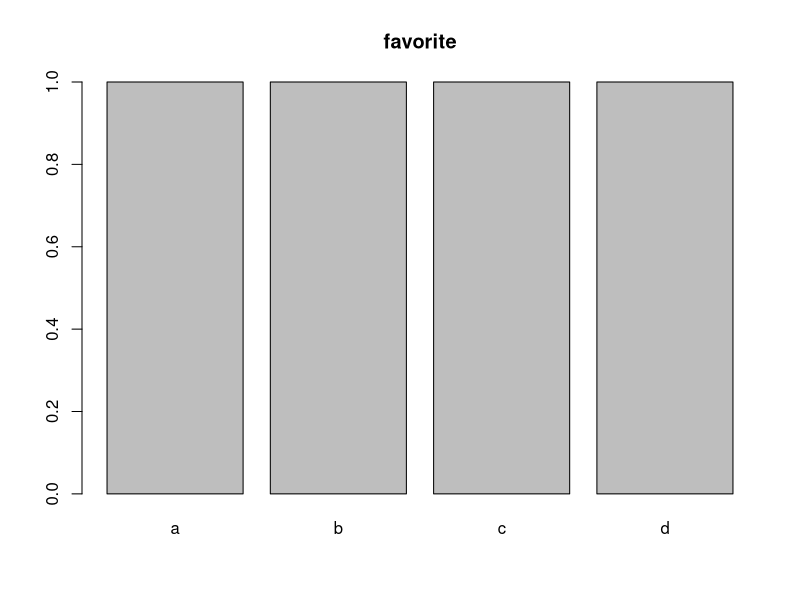
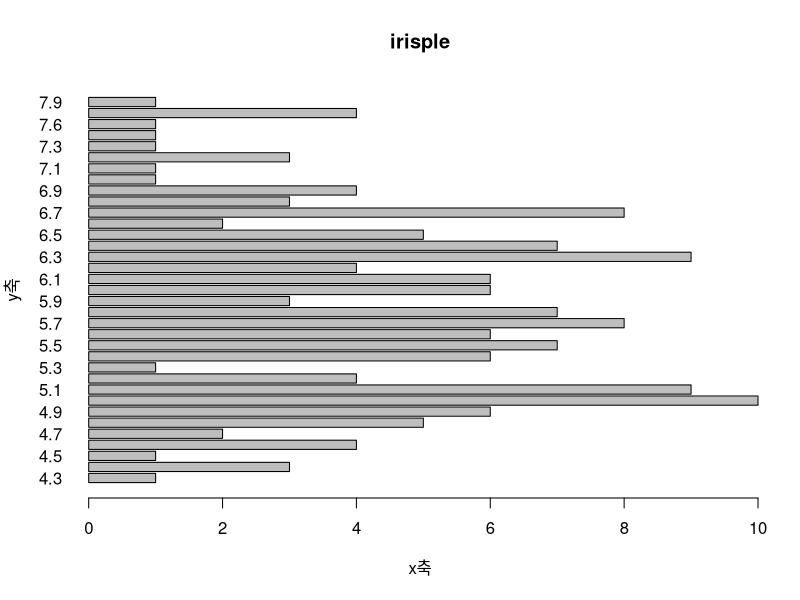
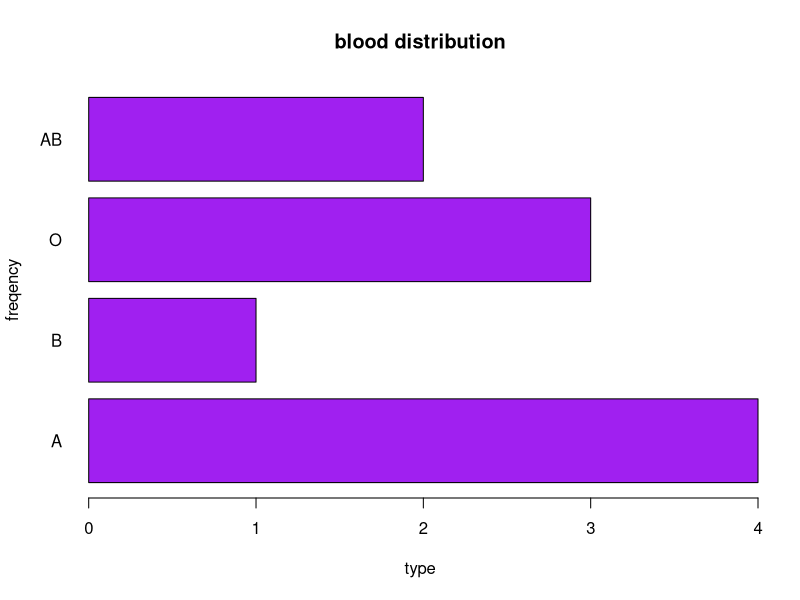

The R source for these figures, in order: (Note: this script raises an error after producing the figures.)
favorite = c('1','2','4','5')

table(favorite)


ds = table(favorite)
ds
barplot(ds, main='favorite', names=c('a','b','c','d'))

irsple = table(iris$Sepal.Length)
barplot(irsple, main='irisple', xlab='x축', ylab='y축', horiz = TRUE, las=1)


blood = c('a','b','b','ab','o','a','o','a','b','a')
ds = table(blood)
barplot(ds, main='blood distribution', xlab='type', ylab='freqency',col='purple', horiz = TRUE, names = c('A','B','O','AB'), las=1)

ds = rbind(age.A,age.B,age.C)
colnames(ds) = c('1970','1990','2010','2030','2050')
ds


barplot(ds, main='인구추정', beside = TRUE, legend.text=c('0~14세','15~64세','65세 이상'), args.legend = list(x='topright',bty='n',inset=c(-0.25, 0)))

par(mfrow=c(1,1), mar=c(5,5,5,7))

par(mfrow=c(1,1), mar=c(5,4,4,2)+0.1)

barplot(ds, main='최근 5일간 과일 판매량', beside = TRUE, legend.txt=c('수박','포도','참외'), args.legend = list(x='topright',bty='n',inset=c(-0.25, 0)))

dist = cars[,2]
dist
hist(dist, main='Histogram for 제동거리', xlab='제동거리', ylab='빈도수', border='blue', col='green', las=2)

result = hist()


